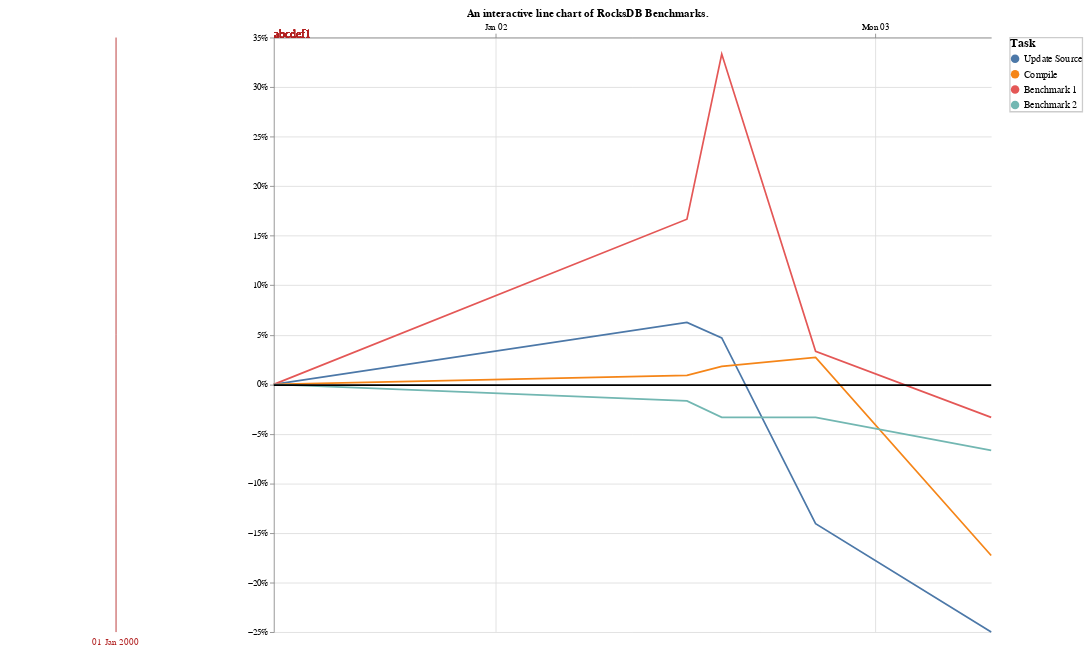

Here is the Vega-Lite specification saved for this chart:
### Vega specification from a JSON file in a GitHub repository (floating-point values rounded to 4 significant figures)
{"$schema": "https://vega.github.io/schema/vega/v5.json", "description": "An interactive line chart of RocksDB Benchmarks.", "width": 1280, "height": 768, "padding": 10, "autosize": {"type": "fit", "contains": "padding"}, "title": "An interactive line chart of RocksDB Benchmarks.", "signals": [{"name": "indexDate", "update": "time('2000-01-01Z')", "on": [{"events": "mousemove", "update": "invert('x', clamp(x(), 0, width))"}]}, {"name": "maxDate", "update": "time('2000-01-05Z')"}], "data": [{"name": "benchmarks", "values": [{"task": "Update Source", "commit": "abcdef1", "date": "2000-01-01T10:00:00.000Z", "time": 64}, {"task": "Compile", "commit": "abcdef1", "date": "2000-01-01T10:00:00.000Z", "time": 1100}, {"task": "Benchmark 1", "commit": "abcdef1", "date": "2000-01-01T10:00:00.000Z", "time": 3000}, {"task": "Benchmark 2", "commit": "abcdef1", "date": "2000-01-01T10:00:00.000Z", "time": 6000}, {"task": "Update Source", "commit": "abab123", "date": "2000-01-02T12:07:00.000Z", "time": 68}, {"task": "Compile", "commit": "abab123", "date": "2000-01-02T12:07:00.000Z", "time": 1110}, {"task": "Benchmark 1", "commit": "abab123", "date": "2000-01-02T12:07:00.000Z", "time": 3500}, {"task": "Benchmark 2", "commit": "abab123", "date": "2000-01-02T12:07:00.000Z", "time": 5900}, {"task": "Update Source", "commit": "1a2b3c4", "date": "2000-01-02T14:19:00.000Z", "time": 67}, {"task": "Compile", "commit": "1a2b3c4", "date": "2000-01-02T14:19:00.000Z", "time": 1120}, {"task": "Benchmark 1", "commit": "1a2b3c4", "date": "2000-01-02T14:19:00.000Z", "time": 4000}, {"task": "Benchmark 2", "commit": "1a2b3c4", "date": "2000-01-02T14:19:00.000Z", "time": 5800}, {"task": "Update Source", "commit": "12b3c45", "date": "2000-01-02T20:15:00.000Z", "time": 55}, {"task": "Compile", "commit": "12b3c45", "date": "2000-01-02T20:15:00.000Z", "time": 1130}, {"task": "Benchmark 1", "commit": "12b3c45", "date": "2000-01-02T20:15:00.000Z", "time": 3100}, {"task": "Benchmark 2", "commit": "12b3c45", "date": "2000-01-02T20:15:00.000Z", "time": 5800}, {"task": "Update Source", "commit": "543abcd", "date": "2000-01-03T07:21:00.000Z", "time": 48}, {"task": "Compile", "commit": "543abcd", "date": "2000-01-03T07:21:00.000Z", "time": 910}, {"task": "Benchmark 1", "commit": "543abcd", "date": "2000-01-03T07:21:00.000Z", "time": 2900}, {"task": "Benchmark 2", "commit": "543abcd", "date": "2000-01-03T07:21:00.000Z", "time": 5600}], "format": {"type": "json", "parse": {"time": "number", "date": "date:'%Y-%m-%dT%H:%M:%S.%LZ'"}}}, {"name": "index", "source": "benchmarks", "transform": [{"type": "filter", "expr": "day(datum.date) == day(indexDate) && month(datum.date) == month(indexDate) && year(datum.date) == year(indexDate)"}]}, {"name": "indexed_benchmarks", "source": "benchmarks", "transform": [{"type": "lookup", "from": "index", "key": "task", "fields": ["task"], "as": ["index"], "default": {"time": 0}}, {"type": "formula", "as": "indexed_time", "expr": "datum.index.time > 0 ? (datum.time - datum.index.time)/datum.index.time : 0"}]}], "scales": [{"name": "x", "type": "time", "domain": {"data": "benchmarks", "field": "date"}, "range": "width"}, {"name": "y", "type": "linear", "domain": {"data": "indexed_benchmarks", "field": "indexed_time"}, "nice": true, "zero": true, "range": "height"}, {"name": "color", "type": "ordinal", "range": "category", "domain": {"data": "benchmarks", "field": "task"}}, {"name": "commit_id", "type": "ordinal", "range": "category", "domain": {"data": "benchmarks", "field": "commit"}}], "axes": [{"orient": "left", "scale": "y", "grid": true, "format": "%"}, {"orient": "top", "scale": "x", "grid": true, "tickCount": "day"}], "marks": [{"type": "group", "from": {"facet": {"name": "series", "data": "indexed_benchmarks", "groupby": "task"}}, "data": [{"name": "label", "source": "series", "transform": [{"type": "filter", "expr": "datum.date"}]}], "marks": [{"type": "line", "from": {"data": "series"}, "encode": {"update": {"x": {"scale": "x", "field": "date"}, "y": {"scale": "y", "field": "indexed_time"}, "stroke": {"scale": "color", "field": "task"}, "strokeWidth": {"value": 2}}}}, {"type": "text", "from": {"data": "label"}, "encode": {"update": {"x": {"scale": "x", "field": "date", "offset": 2}, "y": {"scale": "y", "field": "indexed_time"}, "fill": {"scale": "color", "field": "task"}}}}, {"type": "text", "from": {"data": "index"}, "encode": {"update": {"y2": {"field": "commit"}, "text": {"field": "commit", "baseline": "top"}, "fill": {"value": "firebrick"}, "fontSize": {"value": 14}}}}]}, {"type": "rule", "encode": {"update": {"x": {"field": {"group": "x"}}, "x2": {"field": {"group": "width"}}, "y": {"value": 0.5, "offset": {"scale": "y", "value": 0, "round": true}}, "stroke": {"value": "black"}, "strokeWidth": {"value": 2}}}}, {"type": "rule", "encode": {"update": {"x": {"scale": "x", "signal": "indexDate", "offset": 0.5}, "y2": {"field": {"group": "height"}}, "stroke": {"value": "firebrick"}}}}, {"type": "text", "encode": {"update": {"x": {"scale": "x", "signal": "indexDate"}, "y2": {"field": {"group": "height"}, "offset": 15}, "align": {"value": "center"}, "text": {"signal": "timeFormat(indexDate, '%d %b %Y')"}, "fill": {"value": "firebrick"}}}}], "legends": [{"fill": "color", "title": "Task", "encode": {"title": {"update": {"fontSize": {"value": 14}}}, "labels": {"interactive": true, "update": {"fontSize": {"value": 12}, "fill": {"value": "black"}}, "hover": {"fill": {"value": "firebrick"}}}, "symbols": {"update": {"stroke": {"value": "transparent"}}}, "legend": {"update": {"stroke": {"value": "#ccc"}, "strokeWidth": {"value": 1.5}}}}}]}
